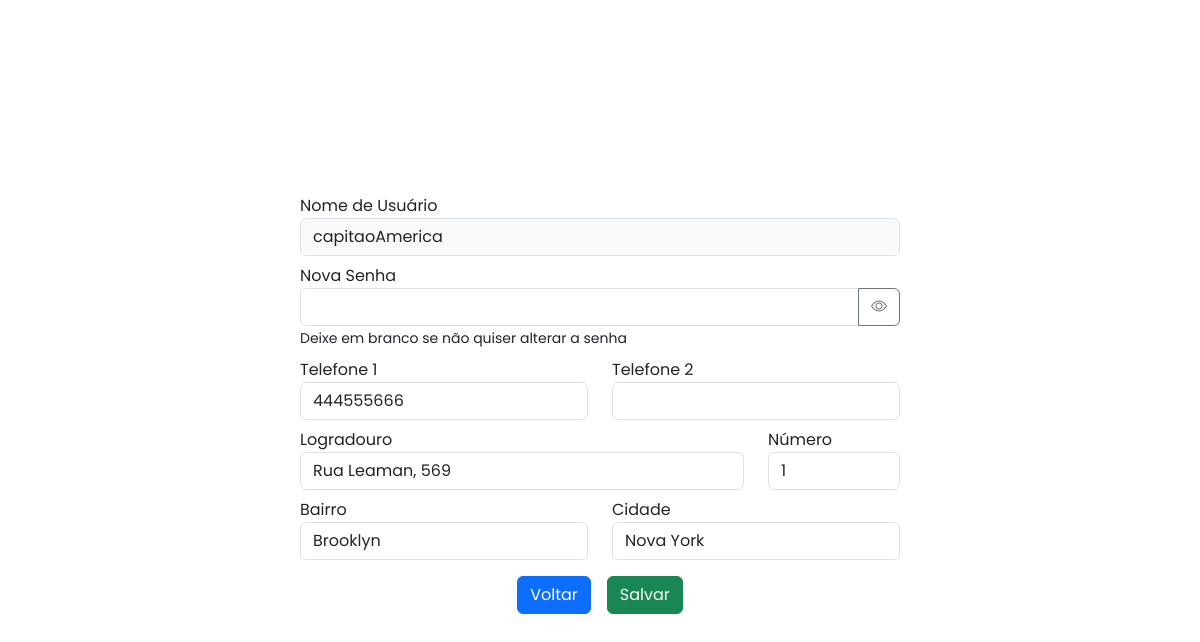
Screenshot of /page_editarUsuario.php?id_usuario=3 with the database file from the repository.
### tables this page shows
CREATE TABLE `tb_usuario` (
  `id` int(11) NOT NULL,
  `usuario` varchar(100) DEFAULT NULL,
  `senha` varchar(100) DEFAULT NULL,
  `id_pessoa` int(11) NOT NULL
);

CREATE TABLE `tb_pessoa` (
  `id` int(11) NOT NULL,
  `nome` varchar(100) DEFAULT NULL,
  `ano_nascimento` year(4) DEFAULT NULL,
  `cpf` varchar(11) DEFAULT NULL,
  `telefone_1` varchar(11) DEFAULT NULL,
  `telefone_2` varchar(11) DEFAULT NULL,
  `logradouro` varchar(150) DEFAULT NULL,
  `n_casa` int(5) DEFAULT NULL,
  `bairro` varchar(100) DEFAULT NULL,
  `cidade` varchar(100) DEFAULT NULL
);

### page_editarUsuario.php (called while the page is built)
<?php
    include 'includes/header.php';
    include 'includes/formulario-editarUsuario.php';
    include 'includes/footer.php';
?>

### includes/formulario-editarUsuario.php (the view, shortened to what this page needs)
<?php
    $id_usuario = $_GET['id_usuario'];
    $dsn = 'mysql:dbname=db_login;host=127.0.0.1';
    $user = 'root';
    $password = '';
    $banco = new PDO($dsn, $user, $password);
    $select = 'SELECT tb_pessoa.*, tb_usuario.usuario, tb_usuario.senha FROM tb_pessoa INNER JOIN tb_usuario ON tb_usuario.id_pessoa = tb_pessoa.id WHERE tb_pessoa.id = ' . $id_usuario;
    $dados = $banco->query($select)->fetch();
?>
<main class="container">
    <form action="validacao-editarUsuario.php" method="POST">
        <div class="row mt-2">
            <div class="col position-relative">
                <label for="usuario">Nome de Usuário</label>
                <input type="text" name="nome" id="usuario" value="<?= $dados['usuario'] ?>" class="form-control" disabled>
            </div>
        </div>
        <div class="row mt-2">
            <div class="col position-relative">
                <label for="senha">Nova Senha</label>
                <div class="input-group">
                    <input type="password" id="senha" name="senha" class="form-control">
                    <button type="button" class="btn btn-outline-secondary" onclick="toggleSenha()">
                        <i id="icon-eye" class="bi bi-eye"></i>
                    </button>
                </div>
                <small>Deixe em branco se não quiser alterar a senha</small>
            </div>
        </div>
        <div class="row mt-2">
            <div class="col">
                <label for="telefone_1">Telefone 1</label>
                <input type="text" name="telefone_1" value="<?= $dados['telefone_1'] ?>" class="form-control">
            </div>
            <div class="col">
                <label for="telefone_2">Telefone 2</label>
                <input type="text" name="telefone_2" value="<?= $dados['telefone_2'] ?>" class="form-control">
            </div>
        </div>
        <div class="row mt-2">
            <div class="col-9">
                <label for="logradouro">Logradouro</label>
                <input type="text" name="logradouro" value="<?= $dados['logradouro'] ?>" class="form-control">
            </div>
            <div class="col-3">
                <label for="numero">Número</label>
                <input type="number" name="n_casa" value="<?= $dados['n_casa'] ?>" class="form-control">
            </div>
        </div>
        <div class="row mt-2">
            <div class="col">
                <label for="bairro">Bairro</label>
                <input type="text" name="bairro" value="<?= $dados['bairro'] ?>" class="form-control">
            </div>
            <div class="col">
                <label for="cidade">Cidade</label>
                <input type="text" name="cidade" value="<?= $dados['cidade'] ?>" class="form-control">
            </div>
        </div>
        <div class="d-flex justify-content-center mt-3 gap-3">
            <a href="page_lista.php" class="btn btn-primary">Voltar</a>
            <button type="submit" class="btn btn-success">Salvar</button>
        </div>
    </form>
</main>

### assets/css/style.css (style rules this page uses)
body { display: flex; justify-content: center; align-items: center; height: 100vh; font-family: "Poppins", sans-serif; }
form { width: 500px; }

### includes/formulario-editarUsuario.php (style rules this page uses)
main { display: flex; flex-direction: column; align-items: center; justify-content: center; height: 100vh; }
form { width: 600px; }
.form-control[disabled] { background-color: #f8f9fa; }

### rows the page displays
tb_usuario: nome "capitaoAmerica", telefone_1 "444555666", logradouro "Rua Leaman, 569", n_casa "1", bairro "Brooklyn", cidade "Nova York"
